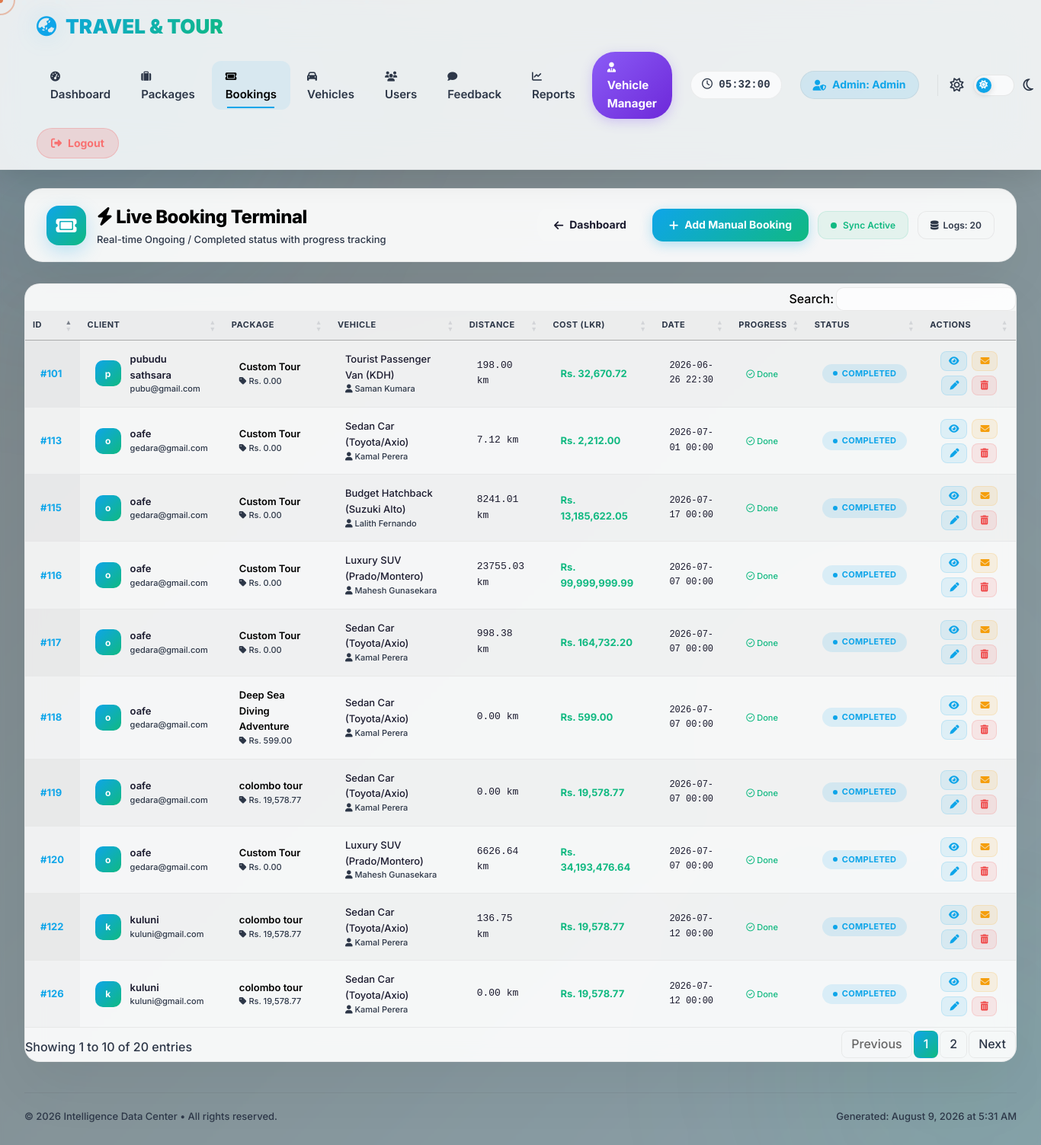
Page /admin/booking.php on the committed database.
### tables this page shows
CREATE TABLE `bookings` (
  `id` int(11) NOT NULL,
  `user_id` int(11) NOT NULL,
  `package_id` int(11) NOT NULL,
  `package_name` varchar(255) DEFAULT NULL,
  `manual_package_name` varchar(255) DEFAULT NULL,
  `booking_date` datetime NOT NULL,
  `status` varchar(50) DEFAULT 'Approved',
  `pickup_location` varchar(255) DEFAULT NULL,
  `destination_location` varchar(255) DEFAULT NULL,
  `calculated_distance` decimal(10,2) DEFAULT NULL,
  `total_cost` decimal(10,2) DEFAULT NULL,
  `number_of_days` int(11) NOT NULL DEFAULT 1,
  `vehicle_id` int(11) NOT NULL,
  `start_date` date DEFAULT NULL,
  `end_date` date DEFAULT NULL,
  `number_of_members` int(11) DEFAULT 1,
  `pickup_lat` decimal(10,8) DEFAULT NULL,
  `pickup_lng` decimal(11,8) DEFAULT NULL,
  `dest_lat` decimal(10,8) DEFAULT NULL,
  `dest_lng` decimal(11,8) DEFAULT NULL,
  `petrol_cost` decimal(12,2) DEFAULT 0.00,
  `vehicle_cost` decimal(12,2) DEFAULT 0.00
);

CREATE TABLE `users` (
  `id` int(11) NOT NULL,
  `full_name` varchar(255) NOT NULL,
  `email` varchar(191) NOT NULL,
  `phone` varchar(20) DEFAULT NULL,
  `address` text DEFAULT NULL,
  `password` varchar(255) NOT NULL,
  `role` enum('user','admin') DEFAULT 'user',
  `created_at` timestamp NOT NULL DEFAULT current_timestamp()
);

CREATE TABLE `packages` (
  `id` int(11) NOT NULL,
  `title` varchar(255) NOT NULL,
  `description` text NOT NULL,
  `latitude` varchar(50) DEFAULT NULL,
  `longitude` varchar(50) DEFAULT NULL,
  `latitude2` varchar(50) DEFAULT NULL,
  `longitude2` varchar(50) DEFAULT NULL,
  `price` decimal(10,2) NOT NULL,
  `icon` varchar(50) DEFAULT '?',
  `created_at` timestamp NOT NULL DEFAULT current_timestamp(),
  `vehicle_id` int(11) DEFAULT NULL,
  `status` varchar(20) DEFAULT 'Active',
  `image` varchar(500) DEFAULT NULL
);

CREATE TABLE `vehicles` (
  `id` int(11) NOT NULL,
  `vehicle_name` varchar(100) NOT NULL,
  `category` varchar(50) DEFAULT 'Sedan',
  `price_per_km` decimal(10,2) NOT NULL,
  `petrol_rate` decimal(10,2) NOT NULL DEFAULT 50.00,
  `capacity` int(11) NOT NULL,
  `operator_id` int(11) DEFAULT NULL,
  `status` enum('Available','On Trip','Maintenance','Inactive') DEFAULT 'Available',
  `driver_name` varchar(100) DEFAULT NULL,
  `driver_phone` varchar(20) DEFAULT NULL,
  `last_lat` decimal(10,8) DEFAULT NULL,
  `last_lng` decimal(11,8) DEFAULT NULL,
  `last_update` datetime DEFAULT NULL,
  `next_maintenance` date DEFAULT NULL,
  `insurance_expiry` date DEFAULT NULL,
  `registration_expiry` date DEFAULT NULL,
  `last_service_date` date DEFAULT NULL,
  `fuel_type` varchar(20) DEFAULT 'Petrol',
  `transmission` varchar(20) DEFAULT 'Manual',
  `driver_id` int(11) DEFAULT NULL,
  `created_at` timestamp NOT NULL DEFAULT current_timestamp()
);

### admin/booking.php (the view, shortened to what the rows shown need)
<?php
class Database {
    private $host = "localhost";
    private $db_name = "travel_tour_db";
    private $username = "root";
    private $password = "";
    public function getConnection() {
        $this->conn = null;
        try {
            $this->conn = new PDO("mysql:host=" . $this->host . ";dbname=" . $this->db_name, $this->username, $this->password);
            $this->conn->setAttribute(PDO::ATTR_ERRMODE, PDO::ERRMODE_EXCEPTION);
            $this->conn->setAttribute(PDO::ATTR_DEFAULT_FETCH_MODE, PDO::FETCH_ASSOC);
        } catch(PDOException $exception) {
            echo "Database Connection Error: " . $exception->getMessage();
        }
        return $this->conn;
    }
}
class Booking {
    private $conn;
    private $table_name = "bookings";
    public function __construct($db) {
        $this->conn = $db;
    }
    public function readAll() {
        $query = "SELECT
                    b.id,
                    b.user_id,
                    b.package_id,
                    b.package_name,
                    b.manual_package_name,
                    b.booking_date,
                    b.status,
                    b.pickup_location,
                    b.destination_location,
                    b.calculated_distance,
                    b.total_cost,
                    b.vehicle_id,
                    b.number_of_days,
                    u.full_name AS user_name,
                    u.email AS user_email,
                    p.title AS pkg_name,
                    p.description AS pkg_description,
                    p.price AS pkg_price,
                    p.latitude AS pkg_lat,
                    p.longitude AS pkg_lng,
                    p.latitude2 AS pkg_lat2,
                    p.longitude2 AS pkg_lng2,
                    p.icon AS pkg_icon,
                    p.status AS pkg_status,
                    p.created_at AS pkg_created,
                    v.vehicle_name,
                    v.price_per_km,
                    v.capacity,
                    v.driver_name,
                    v.driver_phone,
                    v.operator_id,
                    o.name AS operator_name,
                    o.phone AS operator_phone,
                    o.email AS operator_email,
                    COALESCE(b.number_of_days, 1) as total_days,
                    CASE
                        WHEN CURDATE() BETWEEN DATE(b.booking_date)
                            AND DATE_ADD(DATE(b.booking_date), INTERVAL (COALESCE(b.number_of_days, 1) - 1) DAY)
                        THEN 'Ongoing'
                        WHEN CURDATE() > DATE_ADD(DATE(b.booking_date), INTERVAL (COALESCE(b.number_of_days, 1) - 1) DAY)
                        THEN 'Completed'
                        ELSE 'Upcoming'
                    END as realtime_status,
                    DATEDIFF(CURDATE(), DATE(b.booking_date)) + 1 as day_number,
                    DATEDIFF(DATE_ADD(DATE(b.booking_date), INTERVAL (COALESCE(b.number_of_days, 1) - 1) DAY), CURDATE()) as days_remaining
                  FROM " . $this->table_name . " b
                  INNER JOIN users u ON b.user_id = u.id
                  LEFT JOIN packages p ON b.package_id = p.id
                  LEFT JOIN vehicles v ON b.vehicle_id = v.id
                  LEFT JOIN operators o ON v.operator_id = o.id
                  ORDER BY b.id DESC";
        $stmt = $this->conn->prepare($query);
        $stmt->execute();
        return $stmt;
    }
}
$database = new Database();
$db = $database->getConnection();
$booking = new Booking($db);
$stmt = $booking->readAll();
$num = $stmt->rowCount();
?>
<!DOCTYPE html>
<html lang="en">
<head>
    <link rel="stylesheet" href="https://cdnjs.cloudflare.com/ajax/libs/font-awesome/6.5.1/css/all.min.css" />
    <link rel="stylesheet" href="https://cdnjs.cloudflare.com/ajax/libs/animate.css/4.1.1/animate.min.css"/>
    <link rel="stylesheet" type="text/css" href="https://cdn.datatables.net/1.13.4/css/jquery.dataTables.min.css">
    <link rel="stylesheet" type="text/css" href="https://cdn.datatables.net/buttons/2.3.6/css/buttons.dataTables.min.css">
</head>
<body>
<div class="main-wrapper">
    <header class="app-header">
        <div class="brand">
            <div>
                <h1><i class="fa-solid fa-bolt"></i> Live Booking Terminal</h1>
            </div>
        </div>
    </header>
    <?php if($num > 0): ?>
        <div class="table-wrapper">
            <div class="table-container">
                <table id="bookingTable" class="display" style="width:100%">
                    <thead>
                        <tr>
                            <th>ID</th>
                            <th>Client</th>
                            <th>Package</th>
                            <th>Vehicle</th>
                            <th>Distance</th>
                            <th>Cost (LKR)</th>
                            <th>Date</th>
                            <th>Progress</th>
                            <th>Status</th>
                            <th>Actions</th>
                        </tr>
                    </thead>
                    <tbody>
                        <?php while ($row = $stmt->fetch(PDO::FETCH_ASSOC)):
                            $realtime_status = $row['realtime_status'] ?? 'Upcoming';
                            $total_days = (int)($row['total_days'] ?? 1);
                            $day_number = (int)($row['day_number'] ?? 1);
                            $days_remaining = (int)($row['days_remaining'] ?? 0);
                            $progress_percent = min(($day_number / $total_days) * 100, 100);
                            if ($realtime_status == 'Ongoing') {
                                $progress_html = '
                                    <div style="display:flex;align-items:center;gap:6px;min-width:100px;">
                                        <span style="font-weight:600;font-size:11px;">Day '.$day_number.'/'.$total_days.'</span>
                                        <div style="flex:1;min-width:50px;height:5px;background:var(--border-card);border-radius:6px;overflow:hidden;">
                                            <div style="width:'.$progress_percent.'%;height:100%;background:linear-gradient(90deg,#0ea5e9,#10b981);border-radius:6px;transition:width 0.5s ease;"></div>
                                        </div>
                                        <span style="font-size:9px;color:var(--text-muted);">'.round($progress_percent).'%</span>
                                    </div>
                                ';
                            } elseif ($realtime_status == 'Completed') {
                                $progress_html = '<span style="font-size:11px;color:var(--text-success);"><i class="fa-regular fa-circle-check"></i> Done</span>';
                            } else {
                                $progress_html = '<span style="font-size:11px;color:var(--text-muted);">Not Started</span>';
                            }
                            if ($realtime_status == 'Ongoing') {
                                $status_html = '<span class="status-badge ongoing"><span class="dot-sm"></span> Ongoing';
                                if ($days_remaining > 0) {
                                    $status_html .= ' <span style="font-size:9px;opacity:0.7;"> ('.$days_remaining.'d left)</span>';
                                }
                                $status_html .= '</span>';
                            } elseif ($realtime_status == 'Completed') {
                                $status_html = '<span class="status-badge completed"><span class="dot-sm"></span> Completed</span>';
                            } else {
                                $status_html = '<span class="status-badge upcoming"><span class="dot-sm"></span> Upcoming</span>';
                            }
                        ?>
                            <tr data-id="<?php echo $row['id']; ?>">
                                <td><span class="fw-bold text-primary">#<?php echo $row['id']; ?></span></td>
                                <td>
                                    <div style="display:flex;align-items:center;gap:12px;">
                                        <div class="user-avatar"><?php echo substr($row['user_name'] ?? 'U', 0, 1); ?></div>
                                        <div>
                                            <div style="font-weight:600;"><?php echo htmlspecialchars($row['user_name'] ?? 'Unknown'); ?></div>
                                            <div style="font-size:11px;color:var(--text-muted);"><?php echo htmlspecialchars($row['user_email'] ?? ''); ?></div>
                                        </div>
                                    </div>
                                </td>
                                <td>
                                    <div style="font-weight:600;color:var(--text-primary);">
                                        <?php echo htmlspecialchars($row['pkg_name'] ?? 'Custom Tour'); ?>
                                    </div>
                                    <div style="font-size:11px;color:var(--text-muted);">
                                        <i class="fa-solid fa-tag"></i> Rs. <?php echo number_format($row['pkg_price'] ?? 0, 2); ?>
                                    </div>
                                </td>
                                <td>
                                    <?php if ($row['vehicle_name']): ?>
                                        <div style="font-weight:500;"><?php echo htmlspecialchars($row['vehicle_name']); ?></div>
                                        <div style="font-size:11px;color:var(--text-muted);">
                                            <i class="fa-solid fa-user"></i> <?php echo htmlspecialchars($row['driver_name'] ?? 'N/A'); ?>
                                        </div>
                                    <?php else: ?>
                                        <span style="color:var(--text-muted);font-size:12px;">Not Assigned</span>
                                    <?php endif; ?>
                                </td>
                                <td style="font-family:monospace;"><?php echo $row['calculated_distance'] ?? '0'; ?> km</td>
                                <td><span class="fw-bold text-success">Rs. <?php echo number_format($row['total_cost'] ?? 0, 2); ?></span></td>
                                <td style="font-size:12px;font-family:monospace;">
                                    <?php echo date('Y-m-d H:i', strtotime($row['booking_date'] ?? 'now')); ?>
                                </td>
                                <td><?php echo $progress_html; ?></td>
                                <td><?php echo $status_html; ?></td>
                                <td>
                                    <div class="actions-group">
                                        <button class="btn-action btn-action-view" onclick="openModal(<?php echo htmlspecialchars(json_encode($row)); ?>)" title="View Details">
                                            <i class="fa-solid fa-eye"></i>
                                        </button>
                                        <a href="booking.php?send_mail_id=<?php echo $row['id']; ?>"
                                           class="btn-action btn-action-mail" title="Send Mail">
                                            <i class="fa-solid fa-envelope"></i>
                                        </a>
                                        <a href="edit_booking.php?id=<?php echo $row['id']; ?>"
                                           class="btn-action btn-action-edit" title="Edit">
                                            <i class="fa-solid fa-pen"></i>
                                        </a>
                                        <a href="delete_booking.php?id=<?php echo $row['id']; ?>"
                                           onclick="return confirm('Are you sure you want to delete this booking?');"
                                           class="btn-action btn-action-delete" title="Delete">
                                            <i class="fa-solid fa-trash-can"></i>
                                        </a>
                                    </div>
                                </td>
                            </tr>
                        <?php endwhile; ?>
                    </tbody>
                </table>
            </div>
        </div>
    <?php endif; ?>
</div>
</body>
</html>

### rows in the picture
bookings: id "126", user.full_name "k", user.full_name "kuluni", user.email "kuluni@gmail.com", package.title "colombo tour", package.price "19,578.77", vehicle.vehicle_name "Sedan Car (Toyota/Axio)", vehicle.driver_name "Kamal Perera", calculated_distance "0.00", total_cost "19,578.77", booking_date "2026-07-12 00:00"
bookings: id "122", user.full_name "k", user.full_name "kuluni", user.email "kuluni@gmail.com", package.title "colombo tour", package.price "19,578.77", vehicle.vehicle_name "Sedan Car (Toyota/Axio)", vehicle.driver_name "Kamal Perera", calculated_distance "136.75", total_cost "19,578.77", booking_date "2026-07-12 00:00"
bookings: id "120", user.full_name "o", user.full_name "oafe", user.email "gedara@gmail.com", pkg_name "Custom Tour", pkg_price "0.00", vehicle.vehicle_name "Luxury SUV (Prado/Montero)", vehicle.driver_name "Mahesh Gunasekara", calculated_distance "6626.64", total_cost "34,193,476.64", booking_date "2026-07-07 00:00"
bookings: id "119", user.full_name "o", user.full_name "oafe", user.email "gedara@gmail.com", package.title "colombo tour", package.price "19,578.77", vehicle.vehicle_name "Sedan Car (Toyota/Axio)", vehicle.driver_name "Kamal Perera", calculated_distance "0.00", total_cost "19,578.77", booking_date "2026-07-07 00:00"
bookings: id "118", user.full_name "o", user.full_name "oafe", user.email "gedara@gmail.com", package.title "Deep Sea Diving Adventure", package.price "599.00", vehicle.vehicle_name "Sedan Car (Toyota/Axio)", vehicle.driver_name "Kamal Perera", calculated_distance "0.00", total_cost "599.00", booking_date "2026-07-07 00:00"
bookings: id "117", user.full_name "o", user.full_name "oafe", user.email "gedara@gmail.com", pkg_name "Custom Tour", pkg_price "0.00", vehicle.vehicle_name "Sedan Car (Toyota/Axio)", vehicle.driver_name "Kamal Perera", calculated_distance "998.38", total_cost "164,732.20", booking_date "2026-07-07 00:00"
bookings: id "116", user.full_name "o", user.full_name "oafe", user.email "gedara@gmail.com", pkg_name "Custom Tour", pkg_price "0.00", vehicle.vehicle_name "Luxury SUV (Prado/Montero)", vehicle.driver_name "Mahesh Gunasekara", calculated_distance "23755.03", total_cost "99,999,999.99", booking_date "2026-07-07 00:00"
bookings: id "115", user.full_name "o", user.full_name "oafe", user.email "gedara@gmail.com", pkg_name "Custom Tour", pkg_price "0.00", vehicle.vehicle_name "Budget Hatchback (Suzuki Alto)", vehicle.driver_name "Lalith Fernando", calculated_distance "8241.01", total_cost "13,185,622.05", booking_date "2026-07-17 00:00"
bookings: id "113", user.full_name "o", user.full_name "oafe", user.email "gedara@gmail.com", pkg_name "Custom Tour", pkg_price "0.00", vehicle.vehicle_name "Sedan Car (Toyota/Axio)", vehicle.driver_name "Kamal Perera", calculated_distance "7.12", total_cost "2,212.00", booking_date "2026-07-01 00:00"
bookings: id "101", user.full_name "p", user.full_name "pubudu sathsara", user.email "pubu@gmail.com", pkg_name "Custom Tour", pkg_price "0.00", vehicle.vehicle_name "Tourist Passenger Van (KDH)", vehicle.driver_name "Saman Kumara", calculated_distance "198.00", total_cost "32,670.72", booking_date "2026-06-26 22:30"

### other values in the picture
$admin_name "Admin"
$num "20"
